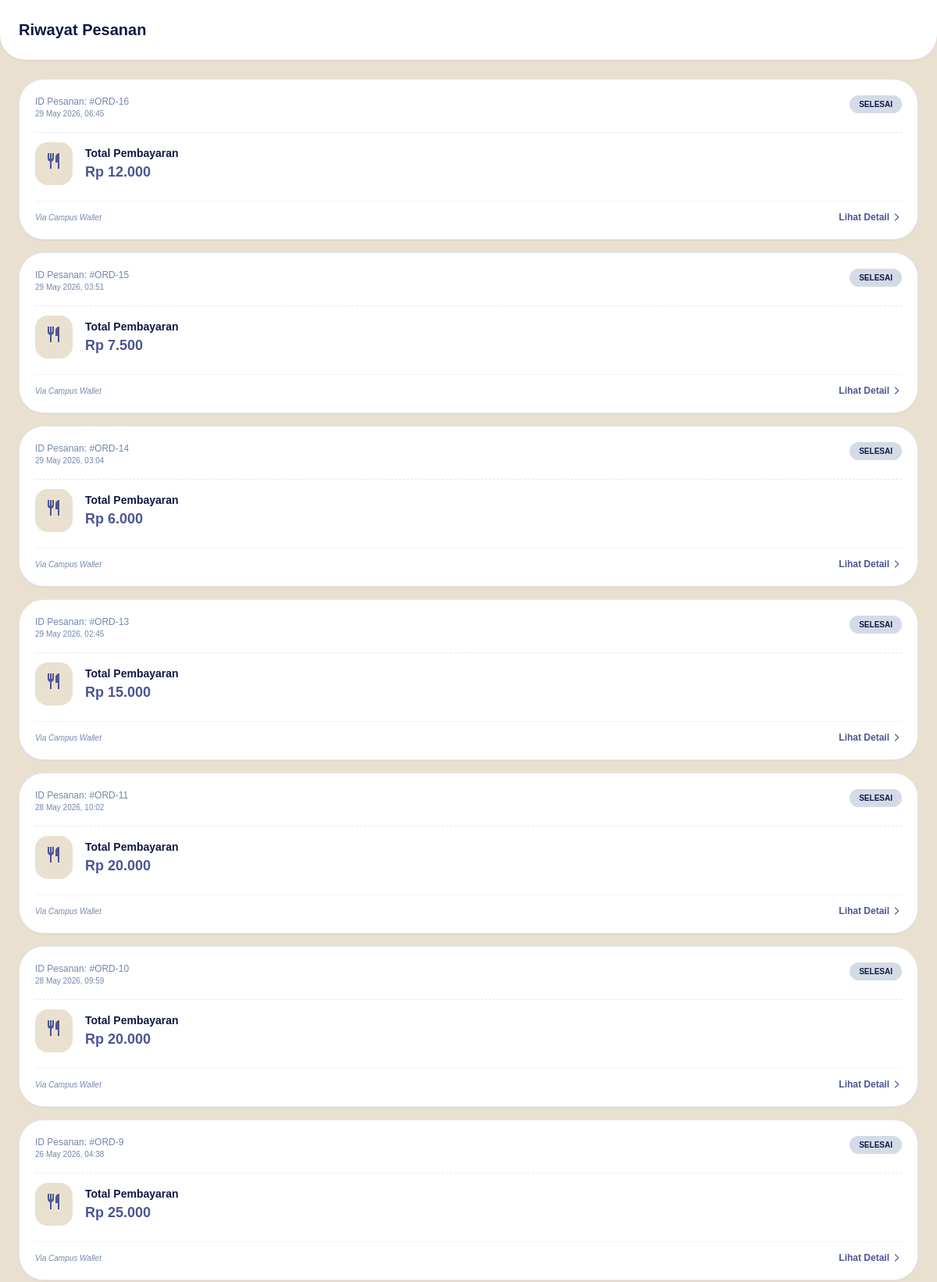
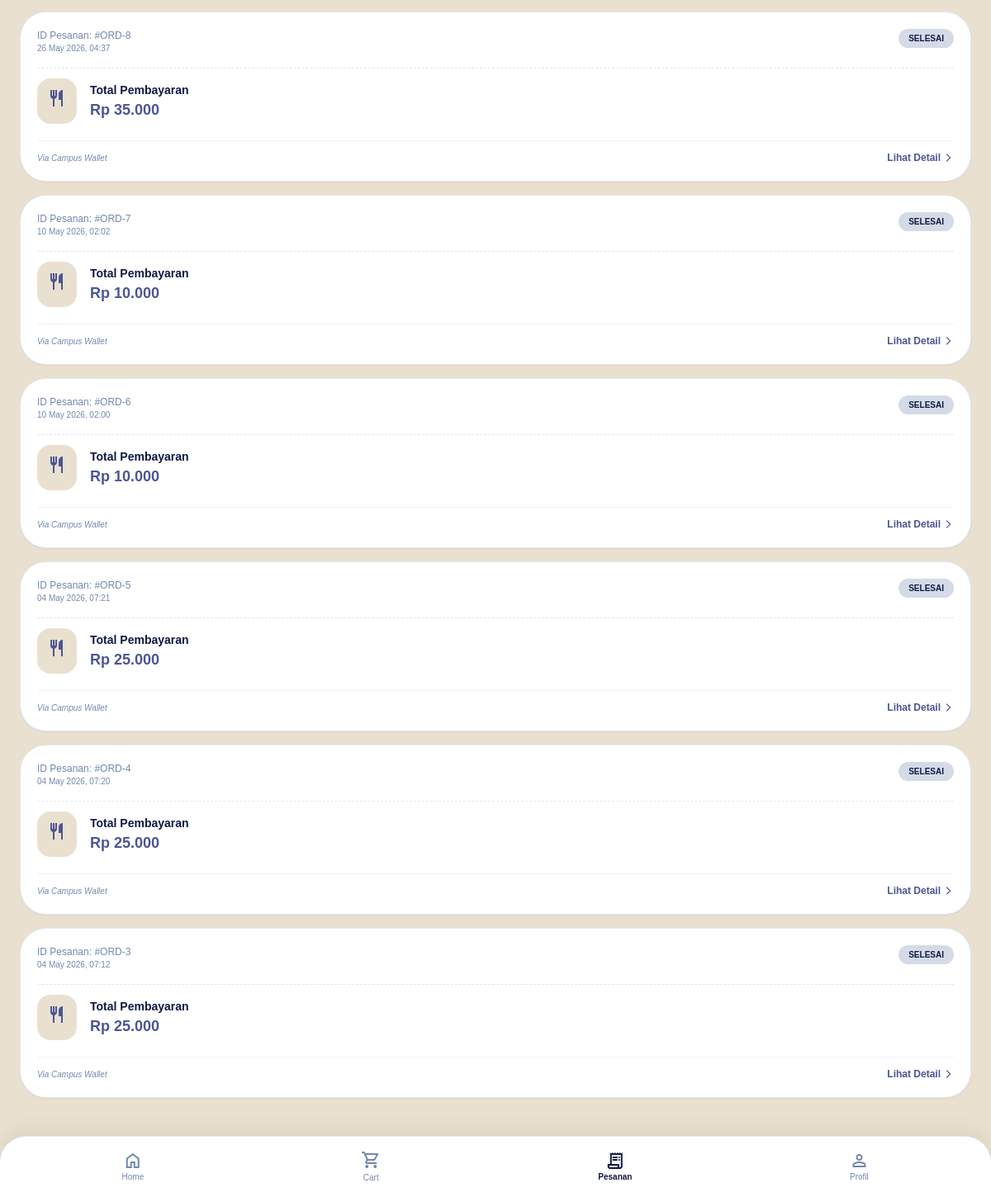
Page /orders.php (signed in) on the committed database (2 pictures, top to bottom).
### tables this page shows
CREATE TABLE `orders` (
  `id` int(11) NOT NULL,
  `user_id` int(11) DEFAULT NULL,
  `total_bayar` decimal(12,2) NOT NULL,
  `metode_pembayaran` varchar(50) DEFAULT NULL,
  `status_pesanan` varchar(20) DEFAULT 'pending',
  `tanggal_pesan` timestamp NULL DEFAULT current_timestamp(),
  `status_data` enum('aktif','dihapus') DEFAULT 'aktif'
);

### orders.php (the view, shortened to what this page needs)
<?php
include "koneksi.php";
$user_id = $_SESSION['user_id'];
$query_orders = mysqli_query($koneksi, "SELECT * FROM orders WHERE user_id = $user_id ORDER BY tanggal_pesan DESC");
?>
<!DOCTYPE html>
<html lang="en">
<head>
    <script src="https://cdn.tailwindcss.com"></script>
</head>
<body class="bg-[#EAE0CF] pb-24">
    <div class="bg-white p-6 sticky top-0 z-10 shadow-sm rounded-b-[2rem] border-b border-[#7288AE]/20">
        <h1 class="text-xl font-black text-[#111844]">
            Riwayat Pesanan
        </h1>
    </div>
    <div class="p-6 space-y-4">
        <?php if(mysqli_num_rows($query_orders) > 0): ?>
            <?php while($order = mysqli_fetch_assoc($query_orders)):
                $status = $order['status_pesanan'];
                $status_class = "bg-[#7288AE]/20 text-[#4B5694]";
                if($status == 'selesai') {
                    $status_class = "bg-[#7288AE]/30 text-[#111844]";
                }
            ?>
                <div class="bg-white p-5 rounded-[2rem] shadow-sm border border-[#7288AE]/20">
                    <div class="flex justify-between items-start mb-4">
                        <div>
                            <p class="text-xs text-[#7288AE]">
                                ID Pesanan: #ORD-<?= $order['id']; ?>
                            </p>
                            <p class="text-[10px] text-[#7288AE]">
                                <?= date('d M Y, H:i', strtotime($order['tanggal_pesan'])); ?>
                            </p>
                        </div>
                        <span class="px-3 py-1 rounded-full text-[10px] font-bold uppercase <?= $status_class; ?>">
                            <?= $status; ?>
                        </span>
                    </div>
                    <div class="flex items-center gap-4 py-3 border-t border-dashed border-[#7288AE]/20">
                        <div class="p-3 bg-[#EAE0CF] rounded-2xl text-[#4B5694]">
                            <span class="material-symbols-outlined">
                            </span>
                        </div>
                        <div class="flex-1">
                            <p class="text-sm font-bold text-[#111844]">
                                Total Pembayaran
                            </p>
                            <p class="text-lg font-black text-[#4B5694]">
                                Rp <?= number_format($order['total_bayar'], 0, ',', '.'); ?>
                            </p>
                        </div>
                    </div>
                    <div class="mt-2 pt-3 border-t border-[#7288AE]/10 flex justify-between items-center">
                        <p class="text-[10px] text-[#7288AE] italic">
                            Via <?= $order['metode_pembayaran']; ?>
                        </p>
                        <a href="order_detail.php?id=<?= $order['id']; ?>"
                           class="text-xs font-bold text-[#4B5694] hover:text-[#111844] transition flex items-center gap-1">
                            Lihat Detail
                            <span class="material-symbols-outlined text-xs">
                            </span>
                        </a>
                    </div>
                </div>
            <?php endwhile; ?>
        <?php endif; ?>
    </div>
    <div class="fixed bottom-0 left-0 right-0 bg-white border-t border-[#7288AE]/20 p-4 flex justify-around items-center rounded-t-[2rem] shadow-[0_-10px_20px_rgba(0,0,0,0.05)]">
        <a href="homepage.php"
           class="text-[#7288AE] flex flex-col items-center">
            <span class="material-symbols-outlined">
            </span>
            <span class="text-[10px]">
                Home
            </span>
        </a>
        <a href="cart.php"
           class="text-[#7288AE] flex flex-col items-center gap-0.5 relative">
            <span class="material-symbols-outlined">
            </span>
            <span class="text-[10px]">
                Cart
            </span>
        </a>
        <a href="orders.php"
           class="text-[#111844] flex flex-col items-center">
            <span class="material-symbols-outlined">
            </span>
            <span class="text-[10px] font-bold">
                Pesanan
            </span>
        </a>
        <a href="akun_user.php"
           class="text-[#7288AE] flex flex-col items-center">
            <span class="material-symbols-outlined">
            </span>
            <span class="text-[10px]">
                Profil
            </span>
        </a>
    </div>
</body>
</html>

### orders.php (style rules this page uses)
body { font-family: sans-serif; }

### rows in the picture
orders: id "16", tanggal_pesan "29 May 2026, 06:45", status_pesanan "SELESAI", total_bayar "12.000", metode_pembayaran "Campus Wallet"
orders: id "15", tanggal_pesan "29 May 2026, 03:51", status_pesanan "SELESAI", total_bayar "7.500", metode_pembayaran "Campus Wallet"
orders: id "14", tanggal_pesan "29 May 2026, 03:04", status_pesanan "SELESAI", total_bayar "6.000", metode_pembayaran "Campus Wallet"
orders: id "13", tanggal_pesan "29 May 2026, 02:45", status_pesanan "SELESAI", total_bayar "15.000", metode_pembayaran "Campus Wallet"
orders: id "11", tanggal_pesan "28 May 2026, 10:02", status_pesanan "SELESAI", total_bayar "20.000", metode_pembayaran "Campus Wallet"
orders: id "10", tanggal_pesan "28 May 2026, 09:59", status_pesanan "SELESAI", total_bayar "20.000", metode_pembayaran "Campus Wallet"
orders: id "9", tanggal_pesan "26 May 2026, 04:38", status_pesanan "SELESAI", total_bayar "25.000", metode_pembayaran "Campus Wallet"
orders: id "8", tanggal_pesan "26 May 2026, 04:37", status_pesanan "SELESAI", total_bayar "35.000", metode_pembayaran "Campus Wallet"
orders: id "7", tanggal_pesan "10 May 2026, 02:02", status_pesanan "SELESAI", total_bayar "10.000", metode_pembayaran "Campus Wallet"
orders: id "6", tanggal_pesan "10 May 2026, 02:00", status_pesanan "SELESAI", total_bayar "10.000", metode_pembayaran "Campus Wallet"
orders: id "5", tanggal_pesan "04 May 2026, 07:21", status_pesanan "SELESAI", total_bayar "25.000", metode_pembayaran "Campus Wallet"
orders: id "4", tanggal_pesan "04 May 2026, 07:20", status_pesanan "SELESAI", total_bayar "25.000", metode_pembayaran "Campus Wallet"
orders: id "3", tanggal_pesan "04 May 2026, 07:12", status_pesanan "SELESAI", total_bayar "25.000", metode_pembayaran "Campus Wallet"
